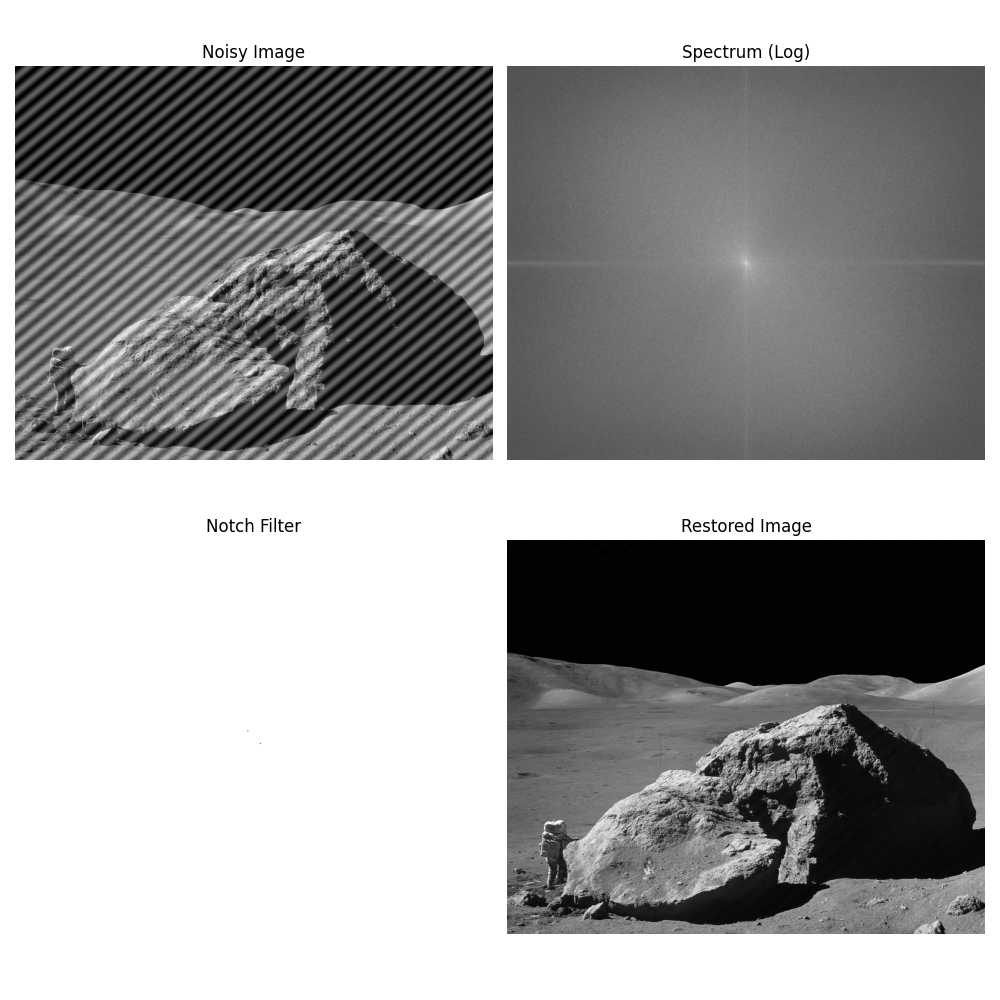

This chart was generated by the following Python code:

import sys
import os
import numpy as np
import matplotlib.pyplot as plt
from skimage.io import imread
from skimage.util import img_as_float
from scipy.fft import fft2, fftshift
from libDIPUM.imnoise3 import imnoise3
from libDIPUM.cnotch import cnotch
from libDIP.intScaling4e import intScaling4e
from libDIPUM.dftfilt import dftfilt
from libDIPUM.data_path import dip_data

# Data
img_path = dip_data('astronaut.tif')

# Load and convert to double
f = img_as_float(imread(img_path))
M, N = f.shape

# Generate sinusoidal noise
# [r, R, S] = imnoise3(M, N, [25 25], 0.3);
# Note: imnoise3 returns noise pattern r.
# C = [25, 25] means impulses at (u0, v0) = (25, 25) relative to center? or absolute?
# Imnoise3 logic usually takes C as coordinates of impulses.
# Let's assume the Python port follows MATLAB's imnoise3 signature: [r, R, S] = imnoise3(M, N, C, A, B)
# A=0.3 is amplitude.
r, R, S = imnoise3(M, N, [[25, 25]], [0.3])
# Note: imnoise3 implementation might vary. If it takes list of coords and list of Amps.
# Passing single list [25, 25] might define one impulse pair.

g = f + r

# Scale g for display/web as per MATLAB comment (improving contrast)
gs = intScaling4e(g)

# Compute spectrum
F = fft2(g)
G = fftshift(np.abs(F))
# Log transform for visualization
Glog = intScaling4e(1 + np.log(G))

# Create notch filters
# M=1650, N=2000 roughly? (Astronaut is likely smaller, 512x512?)
# Center is M/2, N/2 (0-indexed).
# MATLAB: M/2+1, N/2+1.
# MATLAB: Impulse at center + 25.
# Python: Center is M//2, N//2.
# Impulse location = (M//2 + 25, N//2 + 25).
# cnotch handles symmetry.

# H = cnotch('ideal', 'reject', M, N, [M/2+1+25, N/2+1+25], 2);
# In Python, we might provide center + Offset.
# Let's calculate the exact center coords.
u_impulse = M//2 + 25
v_impulse = N//2 + 25

# cnotch parameters (type, mode, M, N, C, D0, n)
# C is list of coordinates.
H = cnotch('ideal', 'reject', M, N, [[u_impulse, v_impulse]], 2)

# Scale filter for display
Hc = intScaling4e(fftshift(H)) # H is usually centered already by cnotch?
# Typically cnotch returns centered filter H(u,v) corresponding to centered spectrum?
# Wait, MATLAB cnotch returns H matching centered spectrum if we use dftfilt with centered?
# Let's check cnotch/dftfilt implementation.
# Usually: dftfilt(f, H) expects H to be aligned with fft2(f) (uncentered) OR centered.
# Standard dftfilt often handles centering/uncentering.
# If cnotch returns centered H, we might need to ifftshift it before dftfilt if dftfilt expects uncentered.
# Or dftfilt checks.
# I'll check dftfilt.py content.

# Apply filter
gf_raw = dftfilt(g, H)
gf = intScaling4e(gf_raw)

# Display
fig, axes = plt.subplots(2, 2, figsize=(10, 10))
axes = axes.flatten()

axes[0].imshow(gs, cmap='gray')
axes[0].set_title('Noisy Image')
axes[0].axis('off')

axes[1].imshow(Glog, cmap='gray')
axes[1].set_title('Spectrum (Log)')
axes[1].axis('off')

axes[2].imshow(Hc, cmap='gray')
axes[2].set_title('Notch Filter')
axes[2].axis('off')

axes[3].imshow(gf, cmap='gray')
axes[3].set_title('Restored Image')
axes[3].axis('off')

plt.tight_layout()
plt.savefig('Figure245.png')
print("Saved Figure245.png")

plt.show()
